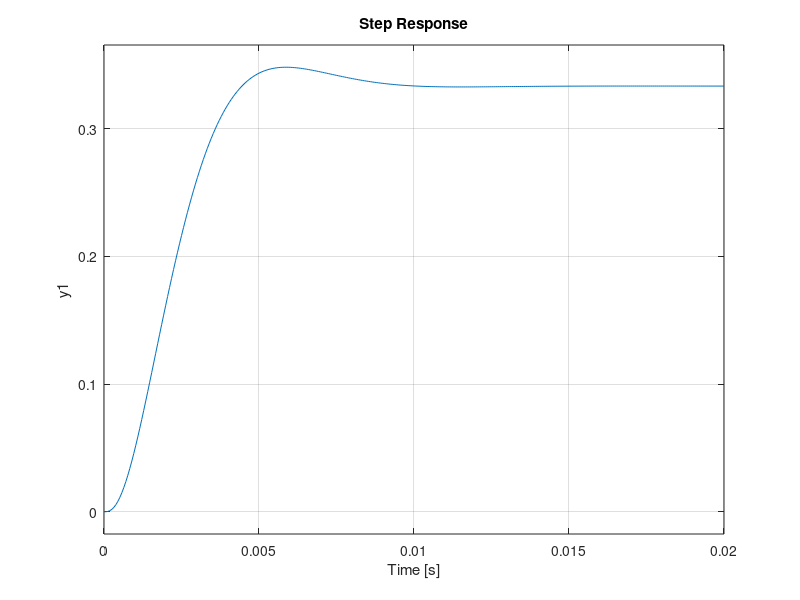

This chart was generated by the following MATLAB code:
w = logspace(1, 5, 101);
H0 = 1;
w0 = 1e3;


num_h = [H0];
den_h = [(1/w0)^3 6/w0^2 6/w0 H0+1];

h = tf(num_h, den_h)

h_loop = feedback(h, [1])

step(h_loop)